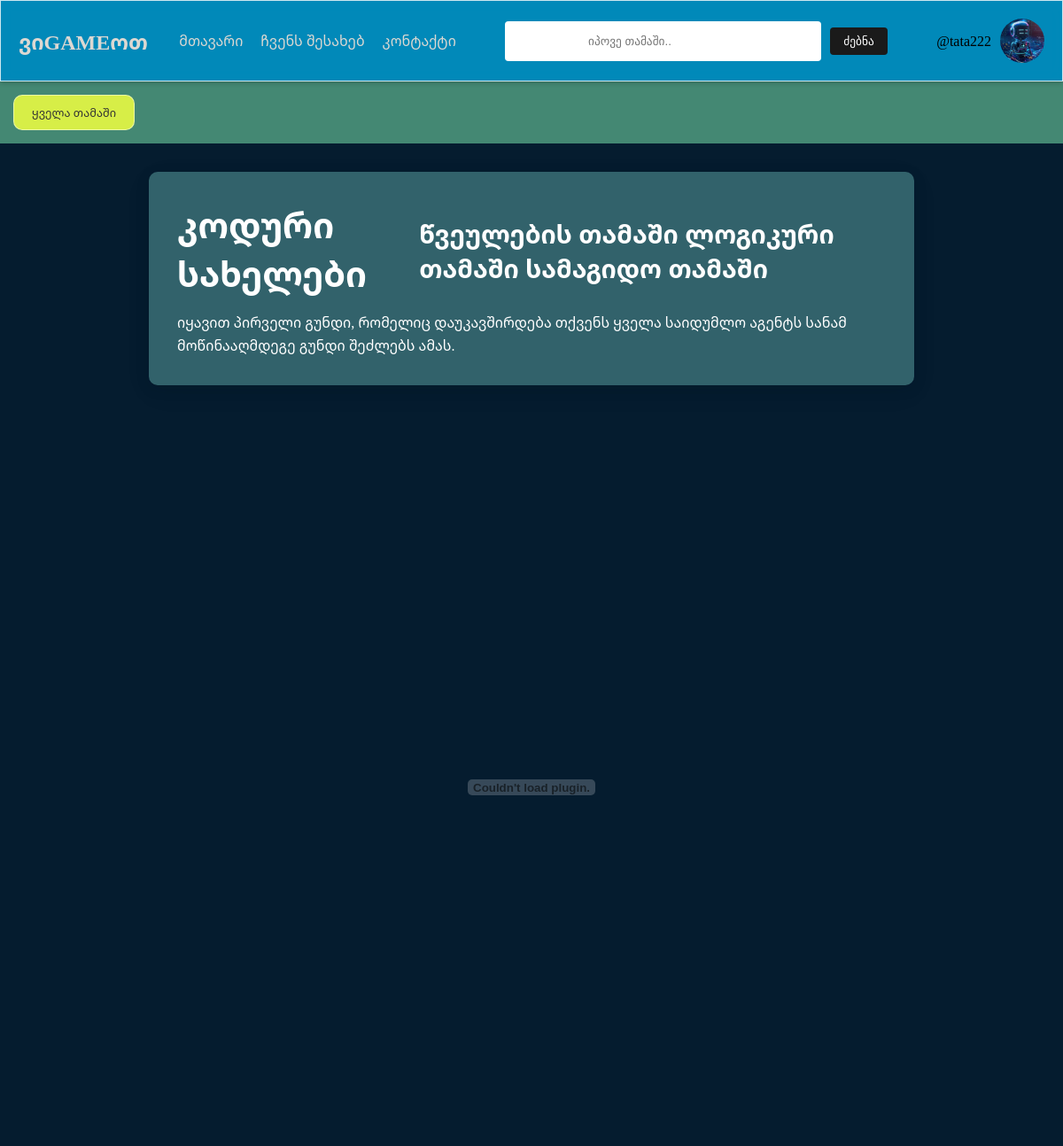
The page /reading/1/ (signed in) on the database its author committed.
### findgame/models.py (models this page shows, shortened)
class User(AbstractUser):
    games = models.ManyToManyField(Game, blank=True, related_name='users')
    bio = models.TextField(null=True)
    avatar = models.ImageField(null=True, default='avatar.png')

class Game(models.Model):
    creator = models.ForeignKey('User', on_delete=models.SET("Unknown Creator"))
    name = models.CharField(max_length=100)
    picture = models.ImageField(null=True, blank=True)
    equipment = models.CharField(max_length=100)
    category = models.ManyToManyField(Category, blank=True, related_name='games') #Many To Many
    recommendedAges = models.ForeignKey(Age, on_delete=models.PROTECT) #One To Many
    numberOfPlayers = models.CharField(max_length=20)
    keyFeatures = models.CharField(max_length=2000)
    tips = models.CharField(max_length=500)
    description = models.TextField(max_length=2000)
    howToPlay = models.TextField(max_length=20000)
    content = models.FileField(null=True)
    created = models.DateTimeField(auto_now_add=True)  #შენახვის დრო
    updated = models.DateTimeField(auto_now=True)
    class Meta:
        ordering = ['-created']

class Category(models.Model):
    name = models.CharField(max_length=200)
    def __str__(self):
        return self.name

### findgame/views.py (the view)
# urls.py: path('reading/<str:id>/', views.reading, name='reading'),
def reading(request, id):
    game = Game.objects.get(id=id)
    return render(request, 'findgame/reading.html', {'game': game})

### findgame/templates/findgame/reading.html (shortened to what this page needs)
{% extends 'main.html' %}
{% block content %}
<div class="game-details-container">
<div class="one-line">
    <h1>{{ game.name }}</h1>
    <h2>
        {% for category in game.category.all %}
            {{ category }}
        {% endfor %}
    </h2>
    </div>
    <p>{{ game.description }}</p>
</div>
    {% load static %}
    <br>
    <embed src="{% static game.content.url %}" width="100%" height="800vh">
{% endblock %}

### templates/navbar.html (shortened to what this page needs)
{% load static %}
  <header>
    <nav class="navbar">
      <div class="container">
        <div class="logo">ვიGAMEოთ</div>
        <ul class="nav-links">
          <li><a href="{% url 'home' %}">მთავარი</a></li>
          <li><a href="{% url 'about' %}">ჩვენს შესახებ</a></li>
          <li><a href="{% url 'contact' %}">კონტაქტი</a></li>
        </ul>
        <form class="search-bar" role="search" action="">
          <input name = "q" type="text" placeholder=" იპოვე თამაში.. " aria-label="search">
          <button type="submit">ძებნა</button>
        </form>
        {% if request.user.is_authenticated %}
          <div class="profile-container">
              @{{ request.user.username }}
            <img src="{{ request.user.avatar.url }}" alt="Profile" class="profile-icon" id="profileIcon">
          </div>
          {% else %}
          <div class="sign-in-container">
              <a href="{% url 'login' %}" class="sign-in-button">შესვლა</a>
          </div>
        {% endif %}
      </div>
    </nav>
  </header>

### static/styles/styles.css (style rules this page uses)
h1, h2, h3, p { margin: 0; }
h1 { font-size: 2.5rem; margin-bottom: 1rem; }
h2 { font-size: 1.8rem; margin-bottom: 0.8rem; }
p { font-size: 1rem; line-height: 1.6; }
.profile-container { color: black; margin-left: 20px; }

### static/styles/base.css (style rules this page uses)
:root { --color-dark-01: 210, 11%, 7%; --color-dark-02: 210, 7%, 11%; --color-gray: 212, 6%, 46%; --color-light-orange: 40, 89%, 69%; --color-light-green: 143, 40%, 82%; --color-offwhite: 34, 89%, 96%; --color-crimson: 9, 80%, 65%; --duration: 0.4s; --ease: cubic-bezier(0.45, 0.05, 0.55, 0.95); --heading-1: 1.8rem, 1.6rem + 0.5vw, 2rem; --lh-default: 1.5; --ff-primary: 'DM Sans'; --ff-fallback: sans-serif; --rounded-xs: 0.4rem; --rounded-sm: 1rem; --spacer-xs: 1rem; --spacer-sm: 2rem; --spacer-grid: 2rem; --shadow-default: 0px 4px 16px rgba(17, 17, 26, 0.1), 0px 8px 32px rgba(17, 17, 26, 0.051); }
body { font-family: 'Noto Sans Georgian', serif; margin: 0; background-color: #051c2f; color: #fff; }
h1, h2, h3, p { margin: 0; }
h1 { font-size: 2.5rem; margin-bottom: 1rem; }
h2 { font-size: 1.8rem; margin-bottom: 0.8rem; }
p { font-size: 1rem; line-height: 1.6; }
a { text-decoration: none; color: white; }

### static/styles/navbar.css (style rules this page uses)
.navbar { background-color: rgba(0, 166, 221, 0.8); backdrop-filter: blur(10px); border: 1px solid rgba(255, 255, 255, 0.8); box-shadow: 0 2px 5px rgba(0, 0, 0, 0.2); color: hsl(34deg 12.25% 84.45%); padding: 20px; }
.container { display: flex; justify-content: space-between; align-items: center; }
.logo { font-size: 24px; font-weight: bold; }
.nav-links { list-style: none; margin: 0; padding: 0; display: flex; }
.nav-links li { margin-right: 20px; }
.nav-links a { color: hsl(34deg 12.25% 84.45%); text-decoration: none; }
.search-bar { display: flex; align-items: center; }
.search-bar input[type="text"] { padding: 15px 90px; border: none; border-radius: 4px; margin-right: 10px; }
.search-bar button[type="submit"] { padding: 8px 15px; background-color: #1a1a1a; color: white; border: none; border-radius: 4px; cursor: pointer; }
.profile-container { display: flex; align-items: center; gap: 10px; position: relative; }
.profile-icon { width: 50px; height: 50px; border-radius: 50%; cursor: pointer; }

### static/styles/forms.css (style rules this page uses)
.one-line { display: flex; align-items: center; justify-content: space-between; gap: 30px; }

### static/styles/hamburger.css (style rules this page uses)
.profile-container { display: flex; align-items: center; gap: 10px; position: relative; }
.profile-icon { width: 50px; height: 50px; border-radius: 50%; cursor: pointer; }

### static/styles/description.css (style rules this page uses)
.game-details-container { max-width: 800px; margin: 2rem auto; padding: 2rem; background-color: #fff; border-radius: 10px; box-shadow: var(--shadow-default); background-color: #32626b; }

### rows shown on the page
User: user.username "tata222", user.avatar (placeholder picture)
Game: name "კოდური სახელები", description "იყავით პირველი გუნდი, რომელიც დაუკავშირდება თქვენს ყველა საიდუმლო აგენტს სანამ მოწინააღმდეგე გუნდი შეძლებს ამას."
Category: name "წვეულების თამაში"
Category: name "ლოგიკური თამაში"
Category: name "სამაგიდო თამაში"
